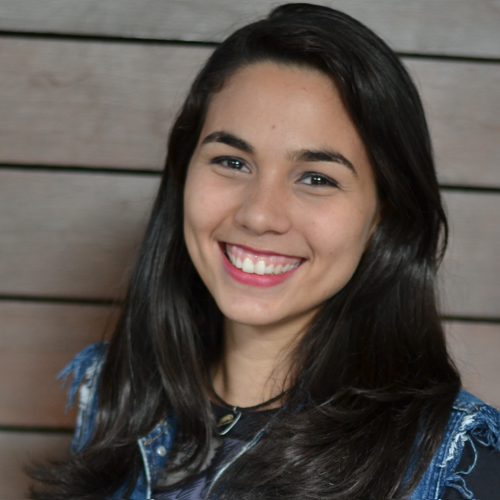
//> input picture hadenia.png, 500 x 500 px
$ ./2regions   (built with g++ and OpenCV 4)
//> lines starting //> are read from the running program, lines starting //| are printed output that depends on the picture
/*
Desenvolvido por Hadênia Rodrigues
Exercício 2
*/

#include <iostream>
#include <opencv2/opencv.hpp>

using namespace cv;
using namespace std;

int main(int, char**){
  cv::Mat image, image2;
  cv::Mat aux1, aux2, h, w;

  image= cv::imread("hadenia.png",cv::IMREAD_GRAYSCALE);
//> image: 500 rows x 500 cols, CV_8UC1; min 0, max 240, mean 82.7

   //Abre a imagem, verifica se não há erro
  if(!image.data)
    std::cout << "nao abriu a imagem" << std::endl;

  cv::namedWindow("original.png", cv::WINDOW_AUTOSIZE);
  cv::imshow("original.png", image);

  //Salvando quadrantes
  //Rect_ (x, y, width, height)
  Mat Q1(image, Rect(0,0,(image.size().width/2),(image.size().height/2)));
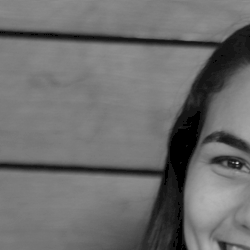
//> Q1: 250 rows x 250 cols, CV_8UC1; min 0, max 207, mean 109.1
  Mat Q2(image, Rect((image.size().height/2),0,(image.size().width/2),(image.size().height/2)));
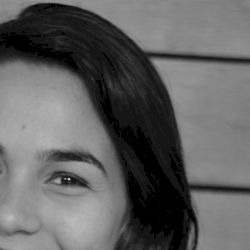
//> Q2: 250 rows x 250 cols, CV_8UC1; min 0, max 223, mean 97.2
  Mat Q3(image, Rect(0,(image.size().height/2),(image.size().width/2),(image.size().height/2)));
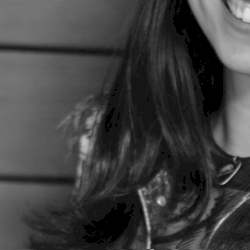
//> Q3: 250 rows x 250 cols, CV_8UC1; min 0, max 236, mean 64.1
  Mat Q4(image, Rect((image.size().height/2),(image.size().height/2),(image.size().width/2),(image.size().height/2)));
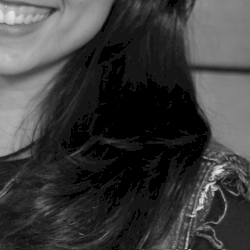
//> Q4: 250 rows x 250 cols, CV_8UC1; min 0, max 240, mean 60.4

  //Concatenando os quadrantes na horizontal
  hconcat(Q4, Q3, aux1);
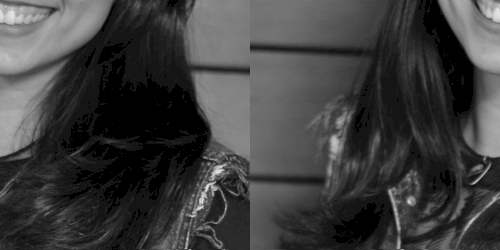
//> aux1: 250 rows x 500 cols, CV_8UC1; min 0, max 240, mean 62.3
  hconcat(Q2, Q1, aux2);
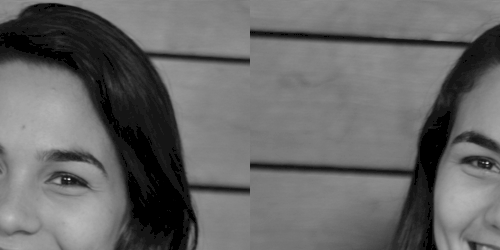
//> aux2: 250 rows x 500 cols, CV_8UC1; min 0, max 223, mean 103.2
  //Concatenando os quadrantes na vertical
  vconcat(aux1, aux2, image2);
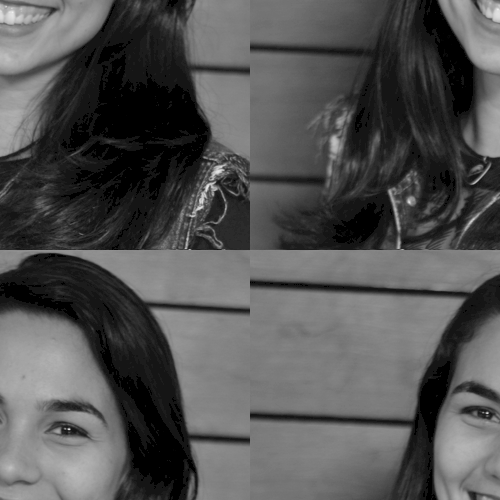
//> image2: 500 rows x 500 cols, CV_8UC1; min 0, max 240, mean 82.7

 //Abre a imagem, verifica se não há erro
  if(!image.data)
    std::cout << "nao abriu a imagem" << std::endl;

  cv::namedWindow("Ex2", cv::WINDOW_AUTOSIZE);
  cv::imshow("Ex2", image2);

  //salva imagem
  imwrite("Ex2.png", image2);
  cv::waitKey();
  return 0;
}

$ run again, with biel.png copied over hadenia.png
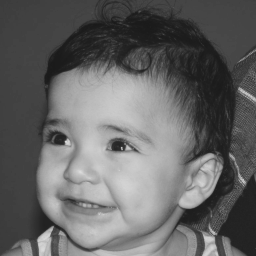
//> input picture biel.png, 256 x 256 px
//> image is the input picture: 256 rows x 256 cols, CV_8UC1; min 26, max 219, mean 100.9
//> `hconcat(Q2, Q1, aux2);`:
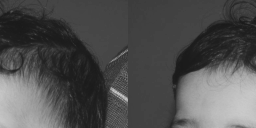
//> aux2: 128 rows x 256 cols, CV_8UC1; min 26, max 203, mean 80.3
//> `vconcat(aux1, aux2, image2);`:
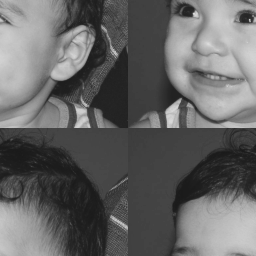
//> image2: 256 rows x 256 cols, CV_8UC1; min 26, max 219, mean 100.9
